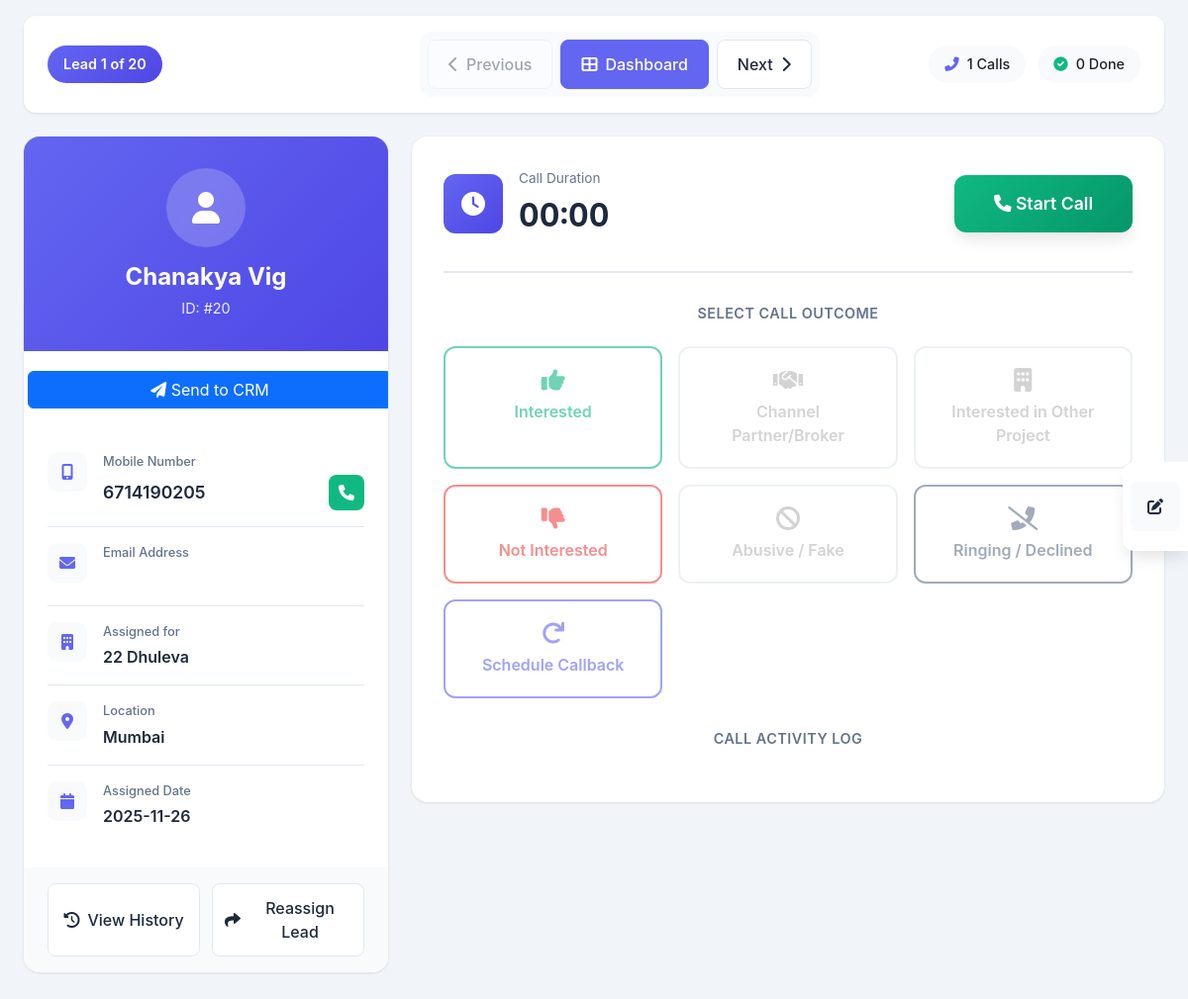
The app's page /agent/call_center (signed in) with its own data.
### models.py (models this page shows, shortened)
class Lead(db.Model):
    id = db.Column(db.Integer, primary_key=True)
    name = db.Column(db.String(200), nullable=False)
    email = db.Column(db.String(200), nullable=True)
    mobile = db.Column(db.String(15), nullable=False)
    pincode = db.Column(db.String(10), nullable=True)
    project_name = db.Column(db.String(200), nullable=False, default='N/A')
    source = db.Column(db.String(100), nullable=True, default='N/A')
    year = db.Column(db.Integer, nullable=True)
    location = db.Column(db.String(100), nullable=True, default='N/A')
    project_id = db.Column(db.Integer, db.ForeignKey('project.id'), nullable=True)
    project = db.relationship('Project', backref='leads')
    assigned_agent_id = db.Column(db.Integer, db.ForeignKey('user.id'), nullable=True)
    assigned_date = db.Column(db.DateTime, nullable=True)
    status = db.Column(db.String(50), default='new')  # new, assigned, interested, not_interested, callback, completed, reassigned, channel_partner, interested_other  # UPDATED
    alternate_phone = db.Column(db.String(15), nullable=True)
    address = db.Column(db.Text, nullable=True)
    city = db.Column(db.String(100), nullable=True)
    state = db.Column(db.String(100), nullable=True)
    country = db.Column(db.String(100), nullable=True, default='India')
    priority = db.Column(db.String(20), default='medium')  # low, medium, high, urgent
    category = db.Column(db.String(100), nullable=True)  # residential, commercial, plot, etc.
    created_at = db.Column(db.DateTime, default=datetime.utcnow)
    updated_at = db.Column(db.DateTime, default=datetime.utcnow, onupdate=datetime.utcnow)
    call_logs = db.relationship('CallLog', backref='lead', lazy=True, cascade='all, delete-orphan')
    feedbacks = db.relationship('LeadFeedback', backref='lead', lazy=True, cascade='all, delete-orphan')
    reassignments = db.relationship('LeadReassignment', backref='lead', lazy=True, cascade='all, delete-orphan')
    assignment_history = db.relationship('LeadAssignmentHistory', backref='lead', lazy=True, cascade='all, delete-orphan')

class Project(db.Model):
    __tablename__ = "project"
    id = db.Column(db.Integer, primary_key=True)
    project_id = db.Column(db.String(100), nullable=False, unique=True)
    name = db.Column(db.String(200), nullable=False, unique=True)
    created_at = db.Column(db.DateTime, default=datetime.utcnow)
    updated_at = db.Column(
        db.DateTime,
        default=datetime.utcnow,
        onupdate=datetime.utcnow
    )

### routes/agent_routes.py (the view)
@agent_bp.route('/call_center')
@login_required
def call_center():
    if current_user.role != UserRole.AGENT:
        flash('Access denied!', 'error')
        return redirect(url_for('admin.dashboard'))
    leads = Lead.query.filter_by(
        assigned_agent_id=current_user.id
    ).filter(
        Lead.status.in_(['assigned', 'callback'])
    ).order_by(
        db.case(
            (Lead.status == 'callback', 1),
            (Lead.status == 'assigned', 2),
            else_=3
        ),
        Lead.assigned_date.desc()
    ).all()
    if not leads:
        flash('No leads available for calling', 'info')
        return redirect(url_for('agent.my_leads'))
    current_lead = leads[0]
    lead_index = 0
    total_leads = len(leads)
    current_lead_project = Project.query.filter_by(name=current_lead.project.name).first()
    projects = Project.query.all()
    assigned_leads = Lead.query.filter_by(assigned_agent_id=current_user.id).count()
    completed_leads = Lead.query.filter_by(assigned_agent_id=current_user.id, status='completed').count()
    pending_leads = Lead.query.filter_by(assigned_agent_id=current_user.id, status='assigned').count()
    today = datetime.utcnow().date()
    today_calls = CallLog.query.filter(
        CallLog.agent_id == current_user.id,
        db.func.date(CallLog.call_time) == today
    ).count()
    other_agents = User.query.filter(
        User.role == UserRole.AGENT,
        User.id != current_user.id,
        User.is_active == True
    ).all()
    return render_template('agent/call_center.html',
                         leads=leads,
                         current_lead=current_lead,
                         lead_index=lead_index,
                         total_leads=total_leads,
                         assigned_leads=assigned_leads,
                         completed_leads=completed_leads,
                         pending_leads=pending_leads,
                         today_calls=today_calls,
                         other_agents=other_agents,projects=projects,current_lead_project=current_lead_project)

### templates/agent/call_center.html (shortened to what this page needs)
<!DOCTYPE html>
<html lang="en">
<head>
    <link href="https://cdn.jsdelivr.net/npm/bootstrap@5.3.0/dist/css/bootstrap.min.css" rel="stylesheet">
    <link href="https://cdnjs.cloudflare.com/ajax/libs/font-awesome/6.0.0/css/all.min.css" rel="stylesheet">
    <link rel="stylesheet" href="{{ url_for('static', filename='style.css') }}">
    <link href="https://cdn.jsdelivr.net/npm/select2@4.1.0-rc.0/dist/css/select2.min.css" rel="stylesheet" />
</head>
<body>
    <div class="container-fluid px-4 py-3">
        <div class="top-nav-bar mb-4">
            <div class="row align-items-center">
                <div class="col-md-4">
                    <div class="lead-counter">
                        <span class="counter-badge">Lead {{ lead_index + 1 }} of {{ total_leads }}</span>
                    </div>
                </div>
                <div class="col-md-4 text-center">
                    <div class="nav-controls">
                        <a href="{{ url_for('agent.call_lead', lead_id=leads[lead_index-1].id) if lead_index > 0 else '#' }}"
                            class="nav-btn nav-btn-prev {{ 'disabled' if lead_index == 0 }}">
                            <i class="fas fa-chevron-left"></i>
                            <span>Previous</span>
                        </a>
                        <a href="{{ url_for('agent.call_center') }}" class="nav-btn nav-btn-home">
                            <i class="fas fa-th-large"></i>
                            <span>Dashboard</span>
                        </a>
                        <a href="{{ url_for('agent.call_lead', lead_id=leads[lead_index+1].id) if lead_index < total_leads-1 else '#' }}"
                            class="nav-btn nav-btn-next {{ 'disabled' if lead_index == total_leads-1 }}">
                            <span>Next</span>
                            <i class="fas fa-chevron-right"></i>
                        </a>
                    </div>
                </div>
                <div class="col-md-4 text-end">
                    <div class="quick-stats-inline">
                        <div class="stat-pill">
                            <i class="fas fa-phone-alt"></i>
                            <span>{{ today_calls }} Calls</span>
                        </div>
                        <div class="stat-pill success">
                            <i class="fas fa-check-circle"></i>
                            <span>{{ completed_leads }} Done</span>
                        </div>
                    </div>
                </div>
            </div>
        </div>
        <div class="row g-4 flex-column-reverse flex-lg-row">
            <div class="col-lg-4">
                <div class="profile-card">
                    <div class="profile-header">
                        <div class="profile-avatar">
                            <i class="fas fa-user"></i>
                        </div>
                        <h4 class="profile-name">{{ current_lead.name }}</h4>
                        <span class="profile-id">ID: #{{ current_lead.id }}</span>
                    </div>
                    <div class="mt-3">
                        <button id="sendbtn" class="btn btn-primary w-100 m-1" onclick="sendToCRM()">
                            <i class="fas fa-paper-plane"></i> Send to CRM
                        </button>
                    </div>
                    <div class="profile-details">
                        <div class="detail-row">
                            <div class="detail-icon">
                                <i class="fas fa-mobile-alt"></i>
                            </div>
                            <div class="detail-content">
                                <label>Mobile Number</label>
                                <div class="detail-value-with-action">
                                    <span class="phone-number">{{ current_lead.mobile }}</span>
                                    <a href="tel:{{ current_lead.mobile }}" class="action-btn call-btn">
                                        <i class="fas fa-phone"></i>
                                    </a>
                                </div>
                            </div>
                        </div>
                        <div class="detail-row">
                            <div class="detail-icon">
                                <i class="fas fa-envelope"></i>
                            </div>
                            <div class="detail-content">
                                <label>Email Address</label>
                                <div class="detail-value">
                                    {% if current_lead.email %}
                                    <a href="mailto:{{ current_lead.email }}">{{ current_lead.email }}</a>
                                    {% else %}
                                    <span class="text-muted">N/A</span>
                                    {% endif %}
                                </div>
                            </div>
                        </div>
                        <div class="detail-row">
                            <div class="detail-icon">
                                <i class="fas fa-building"></i>
                            </div>
                            <div class="detail-content">
                                <label>Assigned for </label>
                                <div class="detail-value">
                                    {{ current_lead.project.name }}</div>
                            </div>
                        </div>
                        <div class="detail-row">
                            <div class="detail-icon">
                                <i class="fas fa-map-marker-alt"></i>
                            </div>
                            <div class="detail-content">
                                <label>Location</label>
                                <div class="detail-value">{{ current_lead.location }}</div>
                            </div>
                        </div>
                        <div class="detail-row">
                            <div class="detail-icon">
                                <i class="fas fa-calendar"></i>
                            </div>
                            <div class="detail-content">
                                <label>Assigned Date</label>
                                <div class="detail-value">
                                    {{ current_lead.assigned_date.strftime('%Y-%m-%d') if current_lead.assigned_date
                                    else 'N/A' }}
                                </div>
                            </div>
                        </div>
                    </div>
                    <div class="profile-actions">
                        <a href="{{ url_for('agent.feedback_history', lead_id=current_lead.id) }}"
                            class="profile-action-btn">
                            <i class="fas fa-history"></i>
                            <span>View History</span>
                        </a>
                        <button class="profile-action-btn" data-bs-toggle="modal" data-bs-target="#reassignModal">
                            <i class="fas fa-share"></i>
                            <span>Reassign Lead</span>
                        </button>
                    </div>
                </div>
            </div>
            <div class="col-lg-8">
                <div class="call-control-panel">
                    <div class="call-status-section">
                        <div class="call-timer-display">
                            <div class="timer-icon">
                                <i class="fas fa-clock"></i>
                            </div>
                            <div class="timer-content">
                                <div class="timer-label">Call Duration</div>
                                <div id="callTimerDisplay" class="timer-value">00:00</div>
                            </div>
                        </div>
                        <div class="call-action-main">
                            <button class="btn-call-start" id="startCallBtn">
                                <div class="desktop-btn"> <i class="fas fa-phone"></i>
                                    <span>Start Call</span>
                                </div>
                            </button>
                        </div>
                    </div>
                    <div class="call-outcomes">
                        <h6 class="outcomes-title">Select Call Outcome</h6>
                        <div class="outcomes-grid">
                            <button class="outcome-btn outcome-interested" data-action="interested">
                                <i class="fas fa-thumbs-up"></i>
                                <span>Interested</span>
                            </button>
                            <button class="outcome-btn outcome-partner" data-action="channel_partner">
                                <i class="fas fa-handshake"></i>
                                <span>Channel Partner/Broker</span>
                            </button>
                            <button class="outcome-btn outcome-interested-other" data-action="interested_other">
                                <i class="fas fa-building"></i>
                                <span>Interested in Other Project</span>
                            </button>
                            <button class="outcome-btn outcome-not-interested" data-action="not_interested">
                                <i class="fas fa-thumbs-down"></i>
                                <span>Not Interested</span>
                            </button>
                            <button class="outcome-btn outcome-abusive" data-action="abusive">
                                <i class="fas fa-ban"></i>
                                <span>Abusive / Fake</span>
                            </button>
                            <button class="outcome-btn outcome-not-answered" data-action="not_answered">
                                <i class="fas fa-phone-slash"></i>
                                <span>Ringing / Declined</span>
                            </button>
                            <button class="outcome-btn outcome-callback" data-action="callback">
                                <i class="fas fa-redo"></i>
                                <span>Schedule Callback</span>
                            </button>
                        </div>
                    </div>
                    <div class="call-logs-container">
                        <h6 class="outcomes-title">Call Activity Log</h6>
                    </div>
                </div>
            </div>
        </div>
    </div>
    <div class="right-side-tabs">
        <div class="tab-buttons">
            <button class="tab-btn" data-tab="feedback">
                <i class="fas fa-edit"></i>
            </button>
        </div>
    </div>
</body>
</html>

### templates/agent/call_center.html (style rules this page uses)
.outcome-btn:disabled { opacity: 0.6; cursor: not-allowed; }

### records on screen
Lead: name "Chanakya Vig", id "20", mobile "6714190205", location "Mumbai", assigned_date "2025-11-26"
Project: project.name "22 Dhuleva"

### other values on screen
{{ lead_index + 1 }} "1"
{{ total_leads }} "20"
{{ today_calls }} "1"
{{ completed_leads }} "0"
